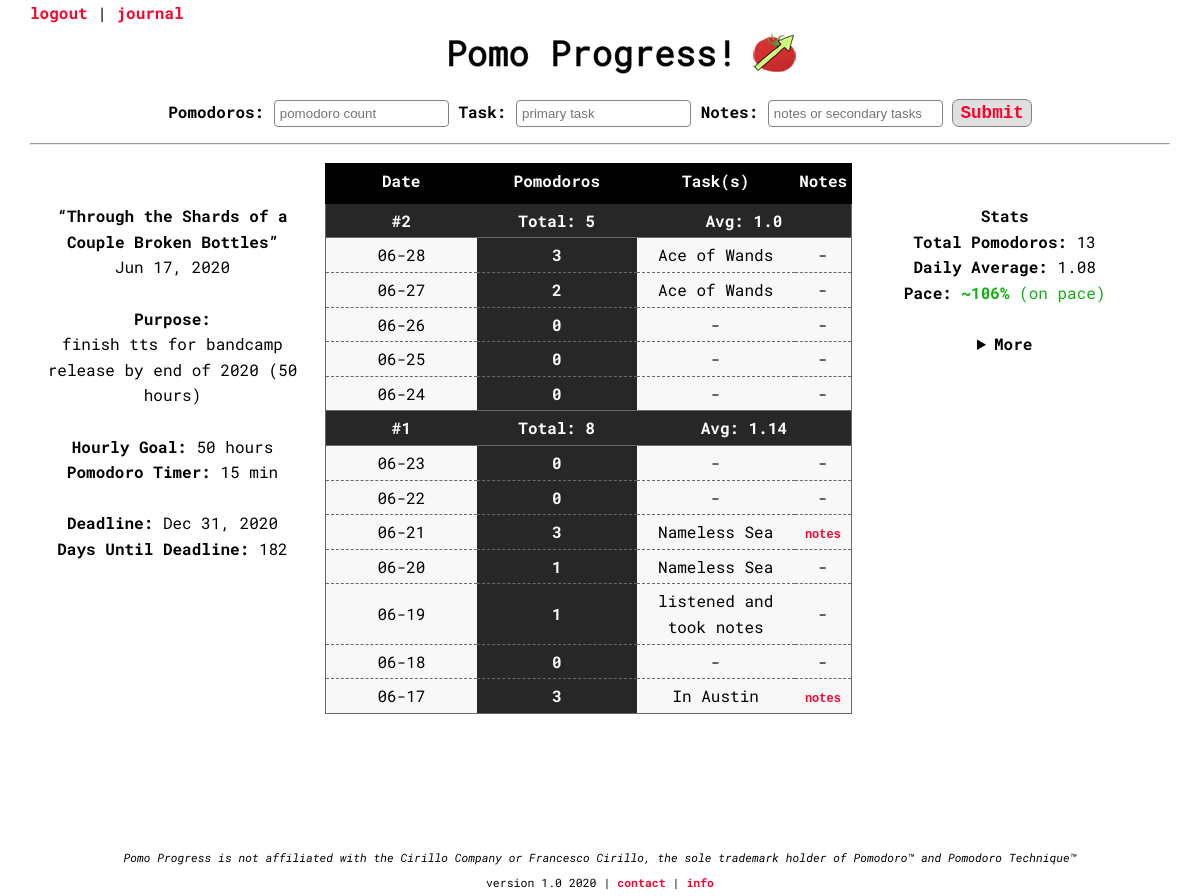
/home (signed in), run on the app's committed database.
### tables this page shows
CREATE TABLE daily_history (submit_id INTEGER PRIMARY KEY AUTOINCREMENT NOT NULL, table_id INTEGER REFERENCES tables (id) NOT NULL, date TEXT, display_date TEXT, tomato_count INTEGER, task TEXT, notes TEXT);

### app.py (the view)
@app.route('/home', methods=["GET","POST"])
def home():
    if request.method == "POST":
        db = SQL("sqlite:///pomodoro.db")
        date_check = db.execute("SELECT date FROM daily_history WHERE table_id=:table_id ORDER BY date DESC LIMIT 1", table_id = session['table_id'])
        previous_date = None
        for row in date_check:
            previous_date = row['date']
        previous_date = datetime.strptime(previous_date, '%Y-%m-%d')
        current_date = datetime.today()
        date_diff = ((current_date - previous_date).days)
        current_date = date.today()
        if date_diff == 0:
            date_previous_data = db.execute("SELECT tomato_count, task, notes FROM daily_history WHERE table_id=:table_id AND date=:date", table_id=session['table_id'], date=current_date)
            if date_previous_data[0]['task'] == None:
                date_previous_data[0]['task'] = ""
            if date_previous_data[0]['notes'] == None:
                date_previous_data[0]['notes'] = ""
            task_space = ""
            notes_space = ""
            if not date_previous_data[0]['task'] or not request.form.get("task"):
                task_space =""
            else:
                task_space = ", "
            if not date_previous_data[0]['notes'] or not request.form.get("notes"):
                notes_space = ""
            else:
                notes_space = " || "
            db.execute("UPDATE daily_history SET tomato_count=:tomato_count, task=:task, notes=:notes WHERE table_id=:table_id AND date=:date", tomato_count = date_previous_data[0]['tomato_count'] + int(request.form.get("tomatoes")), task = date_previous_data[0]['task'] + task_space + request.form.get("task"), notes = date_previous_data[0]['notes'] + notes_space + request.form.get("notes"), table_id=session['table_id'], date=current_date)
            return redirect('/home')
        else:
            date_diff -= 1
            while date_diff > 0:
                db.execute("INSERT INTO daily_history (table_id, date, tomato_count) VALUES (?, ?, 0)", session['table_id'], current_date - timedelta(days=date_diff))
                strft_days = current_date - timedelta(days=date_diff)
                db.execute("UPDATE daily_history SET display_date=:display_date WHERE table_id=:table_id AND date=:date", display_date = strft_days.strftime('%m-%d'), table_id=session['table_id'], date = current_date - timedelta(days=date_diff))
                date_diff -= 1
            db.execute("INSERT INTO daily_history (table_id, date, display_date, tomato_count, task, notes) VALUES(?, date('now','localtime'), strftime('%m-%d','now','localtime'), ?, ?, ?)", session['table_id'], request.form.get('tomatoes'), request.form.get('task'), request.form.get('notes'))
            return redirect('/home')
    else:
        db = SQL("sqlite:///pomodoro.db")
        user_daily_history = db.execute("SELECT * FROM daily_history WHERE table_id=:table_id", table_id = session['table_id'])
        if len(user_daily_history) < 1:
            return redirect('/firstentry')
        count = 0
        user_data = []
        for row in user_daily_history:
            user_data.append(row)
            count += 1
        total_weeks = int(count/7)
        weeks = [[] for j in range(total_weeks + 1)]
        day_count = 0
        week_count = 0
        tomato_total = 0
        for row in user_data:
            day_count += 1
            tomato_total += int(row['tomato_count'])
            weeks[week_count].append(row)
            if day_count % 7 == 0:
                week_count += 1
                day_count = 0
                end_of_week_stats = {'date' : week_count, 'tomato_count' : tomato_total, 'task' : round(tomato_total/7, 2)}
                total_weeks -= 1
                weeks[week_count].append(end_of_week_stats)
                tomato_total = 0
            full_chart = []
            for week in weeks:
                for day in week:
                    full_chart.append(day)
            stats = statistics(user_data, session)
        return render_template('home.html', full_chart = full_chart, week_count = week_count, tomato_total = tomato_total, day_count = day_count, stats=stats, session=session)

### templates/home.html (shortened to what this page needs)
{% extends 'base.html' %}
{% block header %}
<div id="home-header">
    <div class="navlinks">
        <a href="/">logout</a> | <a href="/journal">journal</a>
    </div>
    <img class="basic-reponsive" src="/static/home-banner.jpg" alt="Pomo Progress!">
    <br>
</div>
{% endblock %}
{% block main %}
<center>
    <form id="add-pomos" action="/home" method="post">
        <div class="separation-for-smaller">
            <label for="pomos">Pomodoros:</label>
            <input class="wide-form" name="tomatoes" placeholder="pomodoro count" type="number" required>
            <label for="task">Task:</label>
            <input class="wide-form" name="task" placeholder="primary task" type="text">
        </div>
        <label for="notes">Notes:</label>
        <input class="wide-form" name="notes" placeholder="notes or secondary tasks" type="text">
        <input type="submit" class="load-create">
    </form>
</center>
    <hr>
<div id="info" class="left">
        <strong><q>{{ session['table_name'] }}</q></strong>
        <br>
        {{ session['start_date'] }}
        <br>
        <br>
        <strong>Purpose:</strong>
        <br>
        {{ session['purpose'] }}
        <br>
        <br>
        <strong>Hourly Goal:</strong> {{ session['hours_goal'] }} hours
        <br>
        <strong>Pomodoro Timer:</strong> {{ session['tomato_rate'] }} min
        <br>
        <br>
        <strong>Deadline:</strong> {{ session['time_frame'] }}
        <br>
        <strong>Days Until Deadline:</strong> {{ session['current_days_until_deadline']}}
        <br>
        <br>
</div>
<div class="middle">
    <table>
        <th>Date</th>
        <th>Pomodoros</th>
        <th>Task(s)</th>
        <th>Notes</th>
        <tr>
            {% if day_count > 0 %}
                <td class="week week-solid">#{{ week_count + 1 }}</td>
                <td class="week week-solid">Total: {{ tomato_total }}</td>
                <td class="week week-solid" colspan="2">Avg: {{ (tomato_total/day_count)|round(2, 'floor') }}</td>
            {% endif %}
        </tr>
        {% for row in full_chart|reverse %}
            <tr>
                {% if row['date']|float >= 1 %}
                    <td class="week week-solid">#{{ row['date'] }}</td>
                    <td class="week week-solid">Total: {{ row['tomato_count'] }}</td>
                    <td class="week week-solid" colspan="2">Avg: {{ row['task'] }}</td>
                {% else %}
                    {% if row['tomato_count']|int >= 10 %}
                        <td>{{ row['display_date'] }}</td>
                        <td class="pomos10">{{ row['tomato_count'] }}</td>
                        {% if row['task'] != None and row['task'] != "" %}
                            <td>{{ row['task'] }}</td>
                        {% else %}
                            <td>-</td>
                        {% endif %}
                        {% if row['notes'] != None and row['notes'] != "" %}
                            <td><button class="notes" type="button" onclick="alert('{{ row['notes'] }}')">notes</button></td>
                        {% else %}
                            <td>-</td>
                        {% endif %}
                    {% else %}
                        <td>{{ row['display_date'] }}</td>
                        <td class="pomos">{{ row['tomato_count'] }}</td>
                        {% if row['task'] != None and row['task'] != "" %}
                            <td>{{ row['task'] }}</td>
                        {% else %}
                            <td>-</td>
                        {% endif %}
                        {% if row['notes'] != None and row['notes'] != "" %}
                            <td><button class="notes" type="button" onclick="alert('{{ row['notes'] }}')">notes</button></td>
                        {% else %}
                            <td>-</td>
                        {% endif %}
                    {% endif %}
                {% endif %}
            </tr>
        {% endfor %}
    </table>
</div>
<div class="right" id="stats">
    <strong>Stats</strong>
    <br>
    <strong>Total Pomodoros:</strong> {{ stats['total_tomatoes'] }}
    <br>
    <strong>Daily Average:</strong> {{ stats['daily_average'] }}
    <br>
    <strong>Pace:</strong>
    {% if stats['pace']['rate'] >= 100 %}
        <span style="color:rgb(17, 175, 17)"><strong> ~{{ stats['pace']['rate'] }}%</strong> ({{ stats['pace']['on_pace'] }})</span>
    {% else %}
        <span style="color: red"><strong> ~{{ stats['pace']['rate'] }}%</strong> ({{ stats['pace']['on_pace'] }})</span>
    {% endif %}
    <br>
    <br>
    <details>
        <summary class="no-outline">More</summary>
            <br>
            <br>
            <br>
            <br>
            <br>
            <br>
    </details>
</div>
<footer id="footer" class="home">
    <em>Pomo Progress is not affiliated with the Cirillo Company or Francesco Cirillo, the sole trademark holder of Pomodoro™ and Pomodoro Technique™</em>
    <br>
  version 1.0 2020 | <a href="mailto:mwroberts89@gmail.com">contact</a> | <a href="https://github.com/mwroberts3/pomodoro-progress/blob/master/README.md">info</a>
</footer>
{% endblock %}

### static/global.css (style rules this page uses)
* { box-sizing: border-box; }
body { margin: auto; width: 95%; font-family: 'Roboto Mono', monospace; font-size: 1em; line-height: 1.6em; min-height: 100vh; position: relative; }
a { font-weight: bolder; text-decoration: none; color: rgb(255, 0, 43); }
#home-header .navlinks { display: block; margin-bottom: 5px; }
#home-header img { display: block; max-width: 95%; margin: auto; }
#add-pomos label { font-weight: bold; }
#add-pomos .separation-for-smaller { display: inline; }
.left { float: left; vertical-align: top; width: 25%; margin-top: 50px; text-align: center; }
.middle { float: left; max-width: 48%; margin-top: 0; padding: 10px; max-height: 80vh; overflow: auto; }
.right { float: left; vertical-align: top; width: 25%; margin-top: 50px; text-align: center; }
details summary { font-weight: bold; width: 100px; margin: auto; cursor: pointer; }
details { width: 100%; cursor: pointer; }
table { max-width: 100%; border: 1px solid rgb(105, 105, 105); border-collapse: collapse; font-size: 1em; background-color: #f8f8f8; }
th { color: white; background: black; padding: 4px; padding-bottom: 9px; width: 33%; border: 1px solid black; border-collapse: collapse; }
tr { border: 1px dashed rgb(105, 105, 105); }
td { padding: 4px; text-align: center; width: 33%; }
.week { color: white; background: rgb(39, 39, 39); font-weight: bold; }
.week-solid { border-bottom: 1px solid rgb(105, 105, 105); border-top: 1px solid rgb(105, 105, 105); }
.pomos { background: rgb(39, 39, 39); font-weight: bold; color: white; }
.notes { font-family: 'Courier New', Courier, monospace; border: none; color: rgb(255,0,43); font-weight: bold; text-align: center; text-decoration: none; font-size: 0.75em; cursor: pointer; background-color: #f8f8f8; }
.wide-form { width: 175px; padding: 5px; margin-bottom:8px; border: 1px solid rgb(131, 131, 131); border-radius: 4px; }
.load-create { padding: 3px 7px; font-family: 'Courier New', Courier, monospace; font-weight: bold; font-size: 1.1em; cursor: pointer; color: rgb(255,0,43); background-color: rgb(224, 224, 224); border: 1px solid rgb(131, 131, 131); border-radius: 7px; }
#footer { text-align: center; width: 100%; font-size: 0.72rem; margin: auto; }
#footer.home { position: absolute; bottom: -12%; left: 0; right: 0; }

### static/tablet.css (style rules this page uses)
.wide-form::placeholder { text-align: center; }
#add-pomos .separation-for-smaller { display: block; }
.left { float: left; vertical-align: top; width: 25%; margin-top: 0; margin-bottom: 30px; text-align: center; }
.middle { float: right; max-width: 74%; margin-top: 0; padding: 10px; max-height: 180vh; overflow: auto; }
.right { float: none; vertical-align: top; width: 25%; margin-top: 50px; text-align: center; }

### static/mobile.css (style rules this page uses)
.wide-form::placeholder { text-align: center; }
#add-pomos .separation-for-smaller { display: block; text-align: left; }
#add-pomos .separation-for-smaller label[for="task"] { margin-left: 20px; }
.left { width: 100%; margin-top: 0; margin-bottom: 0; text-align: center; }
.middle { display: block; max-width: 100%; margin-top: 5px; padding: 0; max-height: 75vh; overflow: auto; }
.right { width: 100%; margin-top: 0; text-align: center; }
#footer.home { position: absolute; bottom: -105%; left: 0; right: 0; }

### data on the page
daily_history: start_date "Jun 17, 2020", display_date "06-17", tomato_count "3", task "In Austin"
daily_history: display_date "06-28", tomato_count "3", task "Ace of Wands"
daily_history: display_date "06-27", tomato_count "2", task "Ace of Wands"
daily_history: display_date "06-26", tomato_count "0"
daily_history: display_date "06-25", tomato_count "0"
daily_history: display_date "06-24", tomato_count "0"
daily_history: display_date "06-23", tomato_count "0"
daily_history: display_date "06-22", tomato_count "0"
daily_history: display_date "06-21", tomato_count "3", task "Nameless Sea"
daily_history: display_date "06-20", tomato_count "1", task "Nameless Sea"
daily_history: display_date "06-19", tomato_count "1", task "listened and took notes"
daily_history: display_date "06-18", tomato_count "0"

### other printed values
{{ session['table_name'] }} "Through the Shards of a Couple Broken Bottles"
{{ session['purpose'] }} "finish tts for bandcamp release by end of 2020 (50 hours)"
{{ session['hours_goal'] }} "50"
{{ session['tomato_rate'] }} "15"
{{ session['time_frame'] }} "Dec 31, 2020"
{{ session['current_days_until_deadline'] }} "182"
{{ week_count + 1 }} "2"
{{ tomato_total }} "5"
{{ (tomato_total/day_count)|round(2, 'floor') }} "1.0"
{{ row['date'] }} "1"
{{ row['tomato_count'] }} "8"
{{ row['task'] }} "1.14"
{{ stats['total_tomatoes'] }} "13"
{{ stats['daily_average'] }} "1.08"
{{ stats['pace']['rate'] }} "106"
